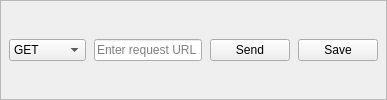
         <widget class="QFrame" name="frame_request_toolbar">
          <property name="frameShape">
           <enum>QFrame::StyledPanel</enum>
          </property>
          <property name="frameShadow">
           <enum>QFrame::Raised</enum>
          </property>
          <layout class="QHBoxLayout" name="horizontalLayout_request_toolbar">
           <property name="spacing">
            <number>8</number>
           </property>
           <property name="leftMargin">
            <number>8</number>
           </property>
           <property name="topMargin">
            <number>8</number>
           </property>
           <property name="rightMargin">
            <number>8</number>
           </property>
           <property name="bottomMargin">
            <number>8</number>
           </property>
           <item>
            <widget class="QComboBox" name="cmb_method">
             <item>
              <property name="text">
               <string>GET</string>
              </property>
             </item>
             <item>
              <property name="text">
               <string>POST</string>
              </property>
             </item>
             <item>
              <property name="text">
               <string>PUT</string>
              </property>
             </item>
             <item>
              <property name="text">
               <string>DELETE</string>
              </property>
             </item>
             <item>
              <property name="text">
               <string>PATCH</string>
              </property>
             </item>
             <item>
              <property name="text">
               <string>HEAD</string>
              </property>
             </item>
            </widget>
           </item>
           <item>
            <widget class="QLineEdit" name="lineEdit_url">
             <property name="placeholderText">
              <string>Enter request URL</string>
             </property>
            </widget>
           </item>
           <item>
            <widget class="QPushButton" name="btn_send">
             <property name="text">
              <string>Send</string>
             </property>
            </widget>
           </item>
           <item>
            <widget class="QPushButton" name="btn_save">
             <property name="text">
              <string>Save</string>
             </property>
            </widget>
           </item>
          </layout>
         </widget>
